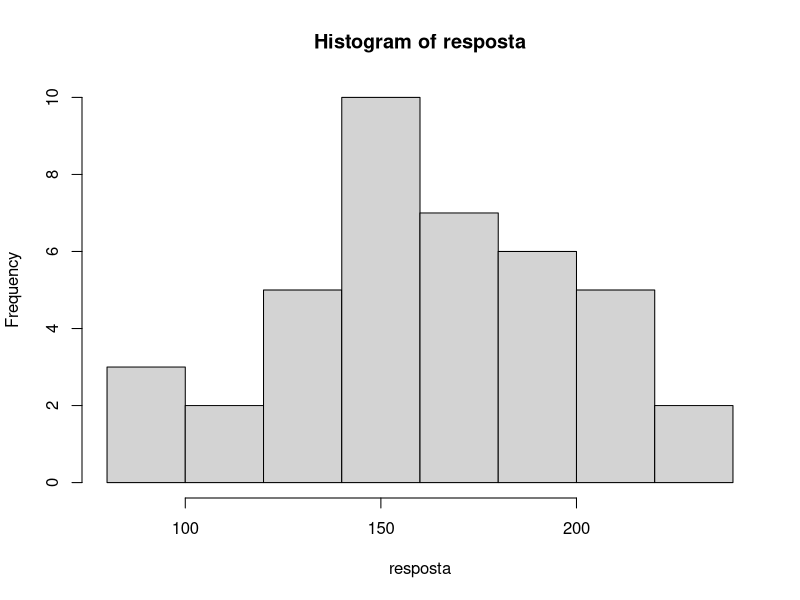
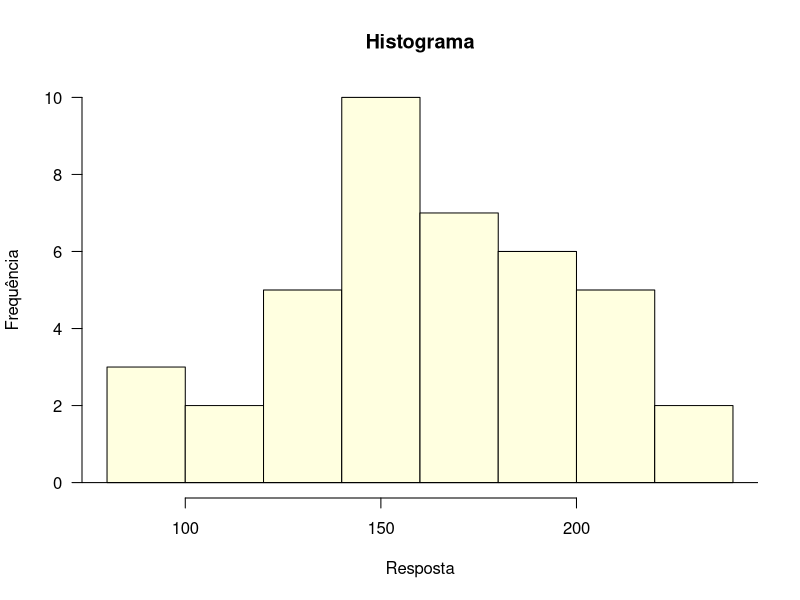
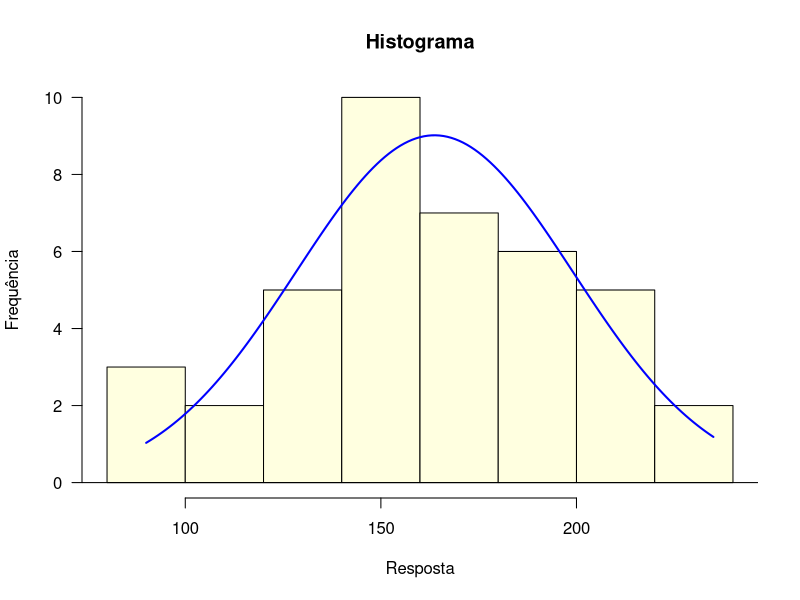
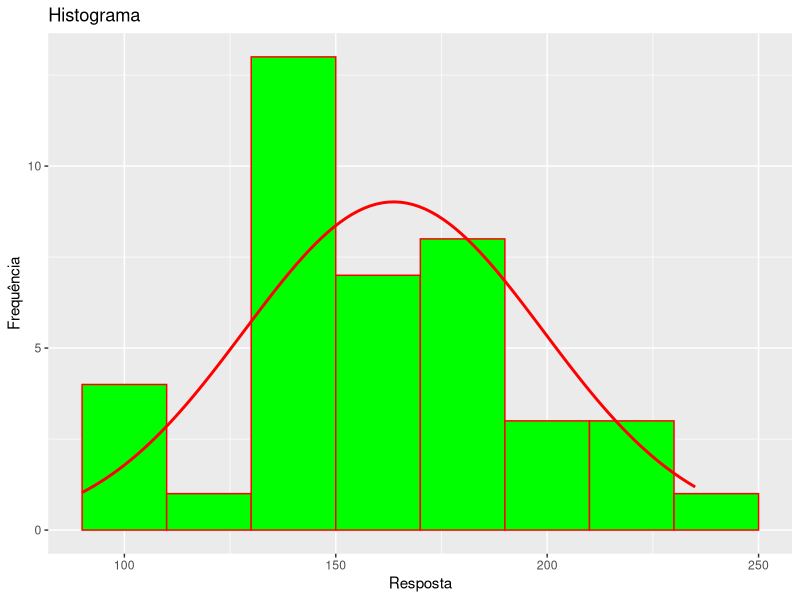
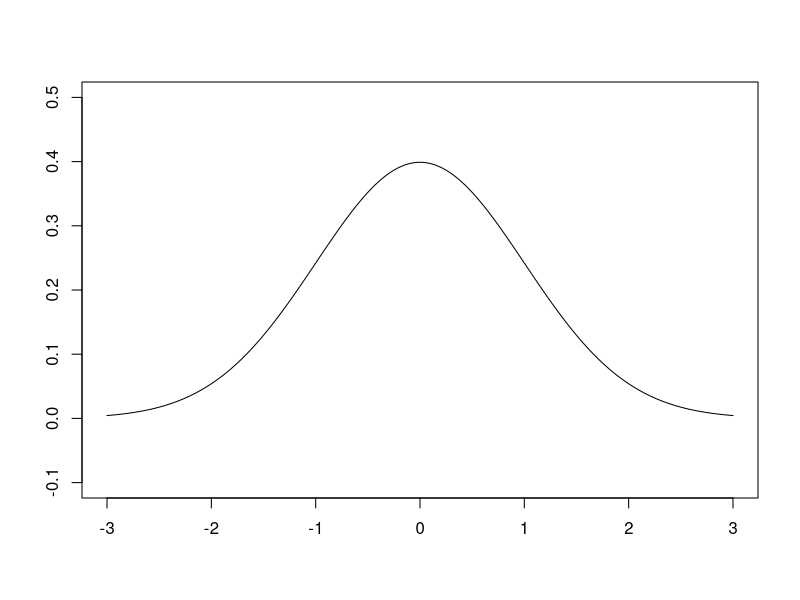
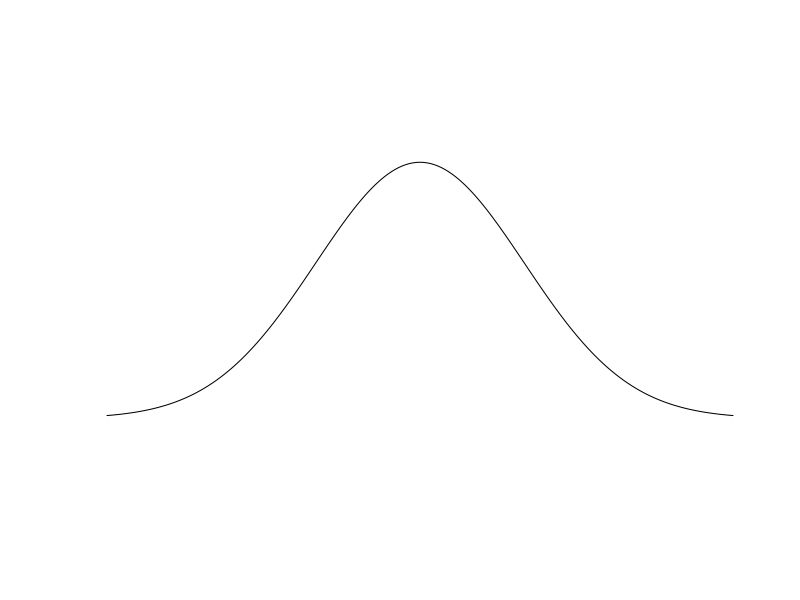
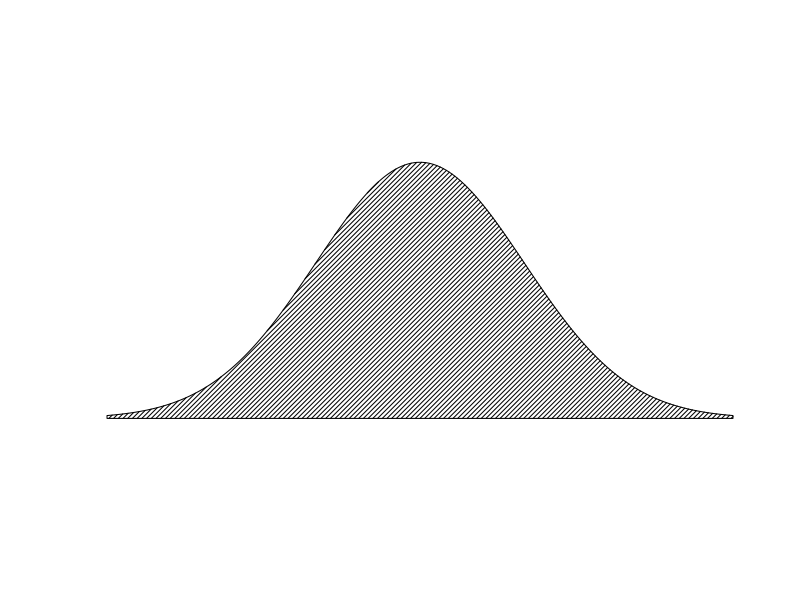
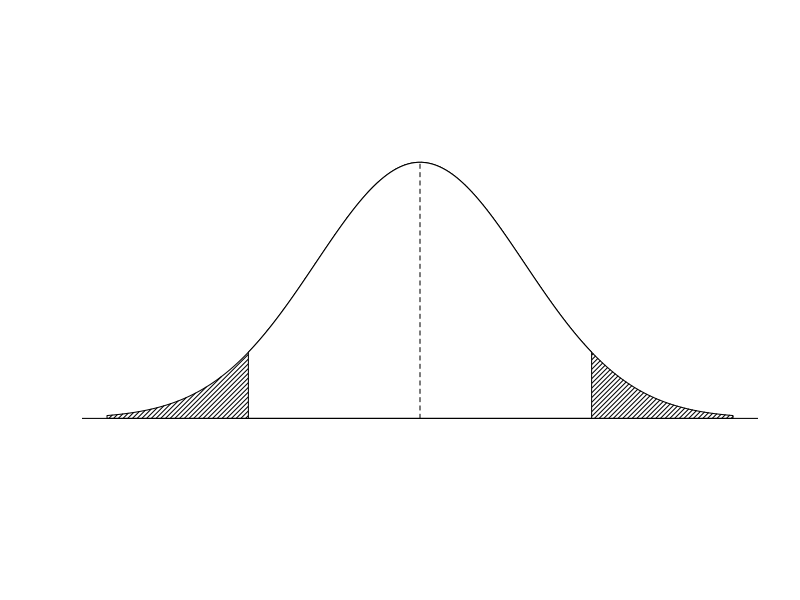

The R script that drew these images, in order:
## ---- chunk 1
tratamentos=rep(c(paste("T",1:5)),e=8)
resposta=c(100,170,160,90,150,145,179,165,180,144,184,139,220,206,187,210,166,235,220,190,100,120,110,190,140,145,149,165,150,144,134,139,188,206,190,140,166,224,148,160)
data=data.frame(tratamentos, resposta)
## ---- chunk 2
hist(resposta)
## ---- chunk 3
hist(resposta, 
        las=1,
        col="lightyellow",
        ylab="Frequência",
        xlab="Resposta",
        ylim=c(0,10),
        main="Histograma")
abline(h=0)
## ---- chunk 4
histograma=hist(resposta, 
        las=1,
        col="lightyellow",
        ylab="Frequência",
        xlab="Resposta",
        ylim=c(0,10),
        main="Histograma")
abline(h=0)

## Criando sequência de dados quantitativos discretos entre o mínimo e o máximo da resposta
xfit<-seq(min(resposta),max(resposta))

## dnorm (Função para encontrar os possíveis valores para Y e suas densidade de probabilidade)
yfit<-dnorm(xfit,mean=mean(resposta),sd=sd(resposta))

## diff é o comando para diferença e length para comprimento
yfit <- yfit*diff(histograma$mids[1:2])*length(resposta)

## Plotando linha da curva normal
lines(xfit, yfit, col="blue", lwd=2)
## ---- chunk 5
# Carregar pacote
library(ggplot2)

# Obs. Não esquecer de criar uma data.frame (Ex. chamei de data no início do material)

# Criar histograma
mean=mean(resposta);sd= sd(resposta);n=length(resposta); largura=20
ggplot(data, aes(data$resposta))+
  geom_histogram(binwidth = 20, col="red", fill="green")+
  labs(title="Histograma")+
  labs(x="Resposta", y="Frequência")+
stat_function(fun = function(x) dnorm(x, mean = mean, sd = sd) * n * largura,
    color = "red", size = 1)
## ---- chunk 6
x=seq(-3,3,length=400)
y=dnorm(x,0,1)
## ---- chunk 7
plot(x,
     y,
     type="l",
     xlab="",
     ylim=c(-0.1,0.5),
     ylab="")
## ---- chunk 8
plot(x,y,type="l",axes=F,xlab="",ylim=c(-0.1,0.5),
     ylab="")
## ---- chunk 9
plot(x,y,type="l",axes=F,xlab="",ylim=c(-0.1,0.5),
     ylab="",col="white")
polygon(c(-3,x,3),c(0,y,0),density = 30)
## ---- chunk 10
plot(x,y,type="l",axes=F,xlab="",ylim=c(-0.1,0.5),
     ylab="",col="white")
polygon(c(-3,x,3),c(0,y,0),density = 30)
x1=seq(-1.645,1.645,length=100) # 90
y1=dnorm(x1)
polygon(c(-1.645,x1,1.645),c(0,y1,0),col="white")
abline(h=0);
lines(x=c(0,0),y=c(0,max(y)),lty=2)
## ---- chunk 11
plot(x,y,type="l",axes=F,xlab="",ylim=c(-0.1,0.5),
     ylab="",col="white")
polygon(c(-3,x,3),c(0,y,0),density = 30)
x1=seq(-1.96,1.96,length=100) # 95%
y1=dnorm(x1)
polygon(c(-1.96,x1,1.96),c(0,y1,0),col="white")
abline(h=0);
lines(x=c(0,0),y=c(0,max(y)),lty=2)
## ---- chunk 12
plot(x,y,type="l",axes=F,xlab="",ylim=c(-0.1,0.5),
     ylab="",col="white")
polygon(c(-3,x,3),c(0,y,0),density = 30)
x1=seq(-2.575,2.575,length=100) # 99
y1=dnorm(x1)
polygon(c(-2.575,x1,2.575),c(0,y1,0),col="white")
abline(h=0);
lines(x=c(0,0),y=c(0,max(y)),lty=2)
## ---- chunk 13
plot(x,y,type="l",axes=F,xlab="",ylim=c(-0.1,0.5),
     ylab="",col="white")
polygon(c(-3,x,3),c(0,y,0),density = 30)
x1=seq(-1.96,1.96,length=100)
y1=dnorm(x1)
polygon(c(-1.96,x1,1.96),c(0,y1,0),col="white")
abline(h=0);
lines(x=c(0,0),y=c(0,max(y)),lty=2)
text(-1.96,-.05,expression(frac(-Z,(alpha/2))))
text(+1.96,-.05,expression(frac(Z,(alpha/2))))
text(-2.5,0.1,expression(frac(alpha,2)))
text(+2.5,0.1,expression(frac(alpha,2)))
axis(1)
